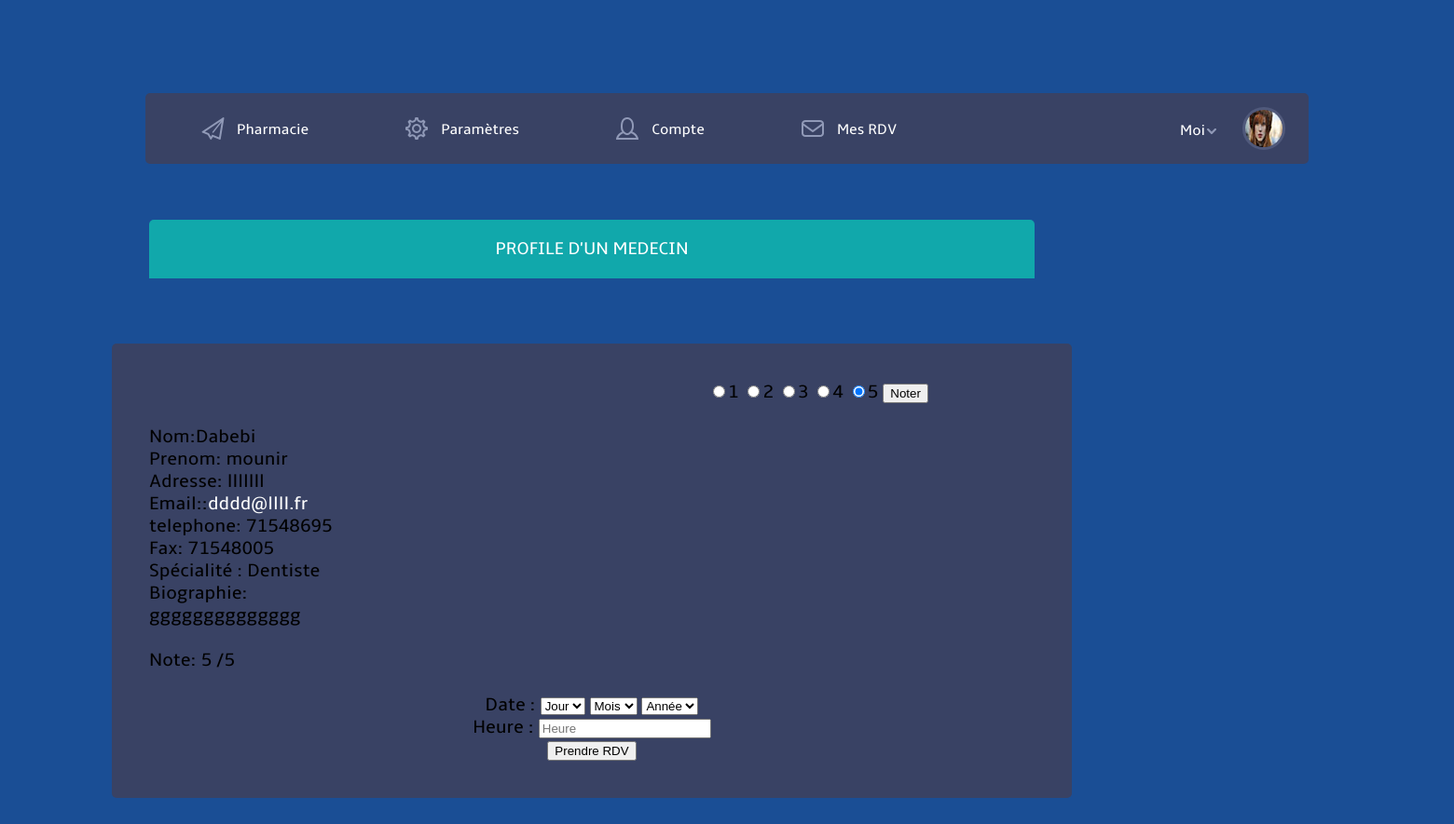
Screenshot of /Patient/medecin.php?id=1&ida=1 (signed in) with the database file from the repository.
### tables this page shows
CREATE TABLE IF NOT EXISTS `patients` (
  `id_patient` int(11) NOT NULL AUTO_INCREMENT,
  `nom` varchar(30) NOT NULL,
  `prenom` varchar(30) NOT NULL,
  `email` varchar(30) NOT NULL,
  `mdp` varchar(8) NOT NULL,
  `cin` varchar(8) NOT NULL,
  `telephone` varchar(8) NOT NULL,
  `sexe` varchar(5) NOT NULL,
  `date_naissance` varchar(10) NOT NULL,
  `rue` varchar(300) NOT NULL,
  `gouvernorat` varchar(30) NOT NULL,
  `bonus` int(11) NOT NULL,
  `etat` int(11) NOT NULL,
  `guide_test` int(11) NOT NULL DEFAULT '0',
  PRIMARY KEY (`id_patient`),
  UNIQUE KEY `email` (`email`,`cin`)
);

CREATE TABLE IF NOT EXISTS `medecin` (
  `id_medecin` int(11) NOT NULL AUTO_INCREMENT,
  `nom` varchar(40) NOT NULL,
  `prenom` varchar(40) NOT NULL,
  `adresse` varchar(40) NOT NULL,
  `adresse_mail` varchar(40) NOT NULL,
  `mdp` varchar(11) NOT NULL,
  `telephone` varchar(8) NOT NULL,
  `fax` varchar(20) NOT NULL,
  `type` varchar(20) NOT NULL,
  `gouvernorat` varchar(30) NOT NULL,
  `specialite` varchar(20) NOT NULL,
  `biographie` mediumtext NOT NULL,
  `note` int(11) NOT NULL DEFAULT '0',
  `nb_vote` int(11) NOT NULL DEFAULT '0',
  `guide_test` int(11) NOT NULL DEFAULT '0',
  PRIMARY KEY (`id_medecin`),
  UNIQUE KEY `adresse_mail` (`adresse_mail`)
);

### Patient/medecin.php (the view, shortened to what this page needs)
<?php
if(isset($_SESSION['login_patient']) && isset($_SESSION['mdp_patient'])){
?>
<?php
$id=$_GET['id'];
$ida=$_GET['ida'];
$requete="SELECT * FROM `patients` WHERE id_patient='$id' ";
$resultat=mysql_query($requete);
$requete2="SELECT * FROM `medecin` WHERE id_medecin='$ida' ";
$resultat2=mysql_query($requete2);
?>
<!DOCTYPE HTML>
<head>
<link href="./css/style.css" rel="stylesheet" type="text/css" media="all"/>
<link href="./css/nav.css" rel="stylesheet" type="text/css" media="all"/>
  <link rel="stylesheet" href="./css/clndr.css" type="text/css" />
</head>
<?php while($ligne=mysql_fetch_array($resultat)){?>
<body>
	    <div class="wrap">
	      <div class="header">
	      	  <div class="header_top">
					  <div class="menu">
							<ul class="nav">
                            	<li><a href="../Portail_pharmacie/index.php"  target="_blank" ><i><img src="./images/invites.png" alt="" /></i>Pharmacie</a></li>
								<li><a href="parametres.php?id=<?php echo $ligne['id_patient'];?>"><i><img src="./images/settings.png" alt="" /></i>Paramètres</a></li>
								<li><a href="profile.php?id=<?php echo $ligne['id_patient'];?>"><i><img src="./images/user.png" alt="" /></i>Compte</a></li>
								<li><a href="rdv.php?id=<?php echo $ligne['id_patient'];?>"><i><img src="./images/mail.png" alt="" /></i>Mes RDV</a></li>
						    </ul>
				        </div>
					  <div class="profile_details">
				    		   <div id="loginContainer">
				                  <a id="loginButton" class=""><span>Moi</span></a>
				            </div>
				             <div class="profile_img">
				             	<a href="#"><img src="./images/petit.jpg" alt="" />	</a>
				             </div>
					    </div>
				   </div>
			</div>
	</div>
	<div class="profilemedecin">
	   <h3>Profile d'un medecin</h3>
	</div>
	<?php while($ligne2=mysql_fetch_array($resultat2)){?>
	<div class="gh_medecin">
	<div class="gh_medecin_note">
	<form method="post" action="noter_medecin.php?ida=<?php echo $ligne2['id_medecin'];?>&id=<?php echo $ligne['id_patient'];?>">
	<label> <input type="radio" name="note_med" id="note_med" value="1"/>1</label>
    <label> <input type="radio" name="note_med" id="note_med" value="2"/>2</label>
	<label> <input type="radio" name="note_med" id="note_med" value="3"/>3</label>
	<label> <input type="radio" name="note_med" id="note_med" value="4"/>4</label>
	<label> <input type="radio" name="note_med" id="note_med" value="5" checked="checked" />5</label>
	<input id="noter_med" type="submit" value="Noter"/>
	</form>
	</div>
	<p>
	<span>Nom:</span><?php echo $ligne2['nom'];?></br> Prenom: <?php echo $ligne2['prenom'];?></br> Adresse: <?php echo $ligne2['adresse'];?> </br> Email::<a href="mailto:"<?php echo $ligne2['adresse_mail'];?>><?php echo $ligne2['adresse_mail'];?></a></br> telephone: <?php echo $ligne2['telephone'];?></br> Fax: <?php echo $ligne2['fax'];?></br> Spécialité : <?php echo $ligne2['specialite'];?></br>Biographie:</br><?php echo $ligne2['biographie'];?></br></br>Note: <?php echo $ligne2['note']/$ligne2['nb_vote'];?> /5</br>
	</p>
	<center>
	<div class="gh_medecin_rdv">
	<form method="post" action="rdv_medecin.php?ida=<?php echo $ligne2['id_medecin'];?>&id=<?php echo $ligne['id_patient'];?>">
	<label>Date : </label> <select name="rdv_day" id="rdv_day" ><option value="0" selected="1">Jour</option></select>
            <select name="rdv_month" id="rdv_month"><option value="0" selected="1">Mois</option></select>
            <select name="rdv_year" id="rdv_year" ><option value="0" selected="1">Année</option></select>
			<label> Heure : <input type="text" name="hr_rdv" id="hr_rdv" placeholder="Heure" required/></br>
	<input id="rdv_med" type="submit" value="Prendre RDV"/>
	</form>
	</div>
	</center>
	</div>
	<?php   }  ?>
	<?php   }  ?>
</body>
</html>
<?php
}
else
{
header('refresh:1; URL= ../index.php');
}
?>

### Patient/css/style.css (style rules this page uses)
html,body,div,span,applet,object,iframe,h1,h2,h3,h4,h5,h6,p,blockquote,pre,a,abbr,acronym,address,big,cite,code,del,dfn,em,img,ins,kbd,q,s,samp,small,strike,strong,sub,sup,tt,var,b,u,i,dl,dt,dd,ol,nav ul,nav li,fieldset,form,label,legend,table,caption,tbody,tfoot,thead,tr,th,td,article,aside,canvas,details,embed,figure,figcaption,footer,header,hgroup,menu,nav,output,ruby,section,summary,time,mark,audio,video { margin:0;padding:0;border:0;font-size:100%;font:inherit;vertical-align:baseline; }
ol,ul { list-style:none;margin:0;padding:0; }
a { text-decoration:none; }
img { max-width:100%; }
body { font-family: 'ambleregular'; background: #1A4E95; margin:100px 0; }
.wrap { width:80%; margin:0 auto; transition:all .2s linear; -moz-transition:all .2s linear; -webkit-transition:all .2s linear; -o-transition:all .2s linear; -ms-transition:all .2s linear; }
.header_top { background:#394264; border-radius:5px; -webkit-border-radius:5px; -moz-border-radius:5px; -o-border-radius:5px; position:relative; }
.profile_details { float:right; margin: 15px 25px; }
#loginContainer { position:relative; float:left; padding-right:10px; padding-top:15px; }
#loginButton { display:inline-block; position:relative; z-index:30; cursor:pointer; }
#loginButton span { color:#FFF; font-size:1em; background:url(../images/loginArrow.png) no-repeat 26px 8px; display:block; padding: 0 30px 0 0; font-family: 'ambleregular'; }
.profile_img { float:right; }
.profile_img img { display:block; border-radius:3em; -webkit-border-radius:3em; -moz-border-radius:3em; -o-border-radius:3em; border:3px solid #50597b; }
@media only screen and (max-width: 1600px) { .gh_profile,.gh_association,.gh_medecin { background:none repeat scroll 0% 0% #394264; width: 950px; border-radius:5px; padding: 40px; font-size: 20px; position:relative; left:120px; top:70px; } }
@media only screen and (max-width: 1600px) { .gh_association_note,.gh_medecin_note { position:relative; left:600px; } }
@media only screen and (max-width: 1600px) { .gh_medecin a { color:#FFF; } }
@media only screen and (max-width: 1600px) { .mesrdv h3 ,.parametre_compte h3 ,.recherchemedecin h3 , .listemedecin h3 , .profilemedecin h3 ,.rechercheassociation h3 ,.listeassociation h3 ,.profileassociation h3 ,.modifagenda h3,.ajouagenda h3,.myagenda h3, .rechercheeve h3 ,.listeeve h3 ,.recherchearticle h3 ,.listearticle h3 ,.showarticle h3,.myprofile h3 { color: #FFF; font-size: 1.2em; text-transform: uppercase; padding:20px 0; text-align: center; background: #11a8ab; border-radius:5px; -webkit-border-radius:5px 5px 0 0; -moz-border-radius:5px 5px 0 0; -o-border-radius:5px 5px 0 0; width:950px; position:relative; left:160px; } }

### Patient/css/nav.css (style rules this page uses)
.menu { float:left; z-index: 1; }
.menu ul { margin-left:6px; }
.menu li { float:left; }
.menu li a { color:#FFF; font-size:1em; padding:22px 50px; display: block; text-align:center; color:#FFF; -webkit-transition: all 0.5s ease-in-out; -moz-transition: all 0.5s ease-in-out; -o-transition: all 0.5s ease-in-out; transition: all 0.5s ease-in-out; position:relative; }
.menu li i img { margin-bottom:-10px; margin-right:10px; }
.nav:before, .nav:after { content: " "; display: table; }
.nav:after { clear: both; }
.nav > li > a { display: block; }

### rows the page displays
medecin: nom "Dabebi", prenom "mounir", adresse "lllllll", adresse_mail "dddd@llll.fr", telephone "71548695", fax "71548005", specialite "Dentiste", biographie "gggggggggggggg", $ligne2['note']/$ligne2['nb_vote'] "5"
